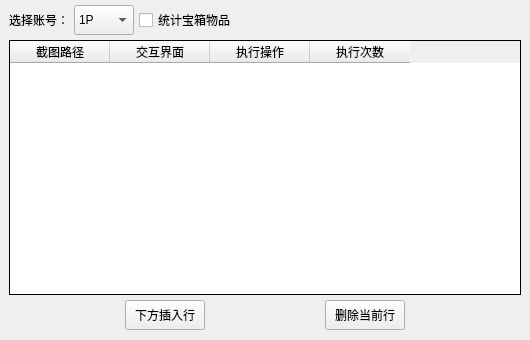
<?xml version="1.0" encoding="UTF-8"?>
<ui version="4.0">
 <class>UseStuffParam</class>
 <widget class="QWidget" name="UseStuffParam">
  <property name="geometry">
   <rect>
    <x>0</x>
    <y>0</y>
    <width>530</width>
    <height>340</height>
   </rect>
  </property>
  <property name="windowTitle">
   <string>Form</string>
  </property>
  <layout class="QVBoxLayout" name="verticalLayout_top">
   <property name="spacing">
    <number>5</number>
   </property>
   <property name="leftMargin">
    <number>0</number>
   </property>
   <property name="topMargin">
    <number>5</number>
   </property>
   <property name="rightMargin">
    <number>0</number>
   </property>
   <property name="bottomMargin">
    <number>10</number>
   </property>
   <item>
    <widget class="QWidget" name="widget_select_player" native="true">
     <layout class="QHBoxLayout" name="horizontalLayout_select_player">
      <property name="spacing">
       <number>5</number>
      </property>
      <property name="topMargin">
       <number>0</number>
      </property>
      <property name="bottomMargin">
       <number>0</number>
      </property>
      <item>
       <widget class="QLabel" name="label_select_player">
        <property name="text">
         <string>选择账号：</string>
        </property>
       </widget>
      </item>
      <item>
       <widget class="QComboBox" name="comboBox_select_player">
        <property name="minimumSize">
         <size>
          <width>60</width>
          <height>30</height>
         </size>
        </property>
        <item>
         <property name="text">
          <string>1P</string>
         </property>
        </item>
        <item>
         <property name="text">
          <string>2P</string>
         </property>
        </item>
       </widget>
      </item>
      <item>
       <widget class="QCheckBox" name="checkBox_count_chest_stuff">
        <property name="text">
         <string>统计宝箱物品</string>
        </property>
       </widget>
      </item>
      <item>
       <spacer name="horizontalSpacer_select_player">
        <property name="orientation">
         <enum>Qt::Horizontal</enum>
        </property>
        <property name="sizeHint" stdset="0">
         <size>
          <width>398</width>
          <height>20</height>
         </size>
        </property>
       </spacer>
      </item>
     </layout>
    </widget>
   </item>
   <item>
    <widget class="QWidget" name="widget_stuff_list" native="true">
     <layout class="QVBoxLayout" name="verticalLayout_stuff_list">
      <property name="spacing">
       <number>5</number>
      </property>
      <property name="topMargin">
       <number>0</number>
      </property>
      <property name="bottomMargin">
       <number>0</number>
      </property>
      <item>
       <widget class="QTableWidget" name="tableWidget_stuff_list">
        <property name="frameShape">
         <enum>QFrame::Box</enum>
        </property>
        <property name="frameShadow">
         <enum>QFrame::Plain</enum>
        </property>
        <property name="lineWidth">
         <number>1</number>
        </property>
        <property name="horizontalScrollBarPolicy">
         <enum>Qt::ScrollBarAlwaysOff</enum>
        </property>
        <column>
         <property name="text">
          <string>截图路径</string>
         </property>
         <property name="toolTip">
          <string>选择待使用物品的截图路径。当选择文件夹时，表示对该文件夹下所有物品执行操作</string>
         </property>
        </column>
        <column>
         <property name="text">
          <string>交互界面</string>
         </property>
        </column>
        <column>
         <property name="text">
          <string>执行操作</string>
         </property>
        </column>
        <column>
         <property name="text">
          <string>执行次数</string>
         </property>
         <property name="toolTip">
          <string>当填入-1时，表示执行操作直到消耗完</string>
         </property>
        </column>
       </widget>
      </item>
      <item>
       <widget class="QWidget" name="widget_edit_btn" native="true">
        <layout class="QHBoxLayout" name="horizontalLayout_edit_btn">
         <property name="spacing">
          <number>5</number>
         </property>
         <property name="leftMargin">
          <number>0</number>
         </property>
         <property name="topMargin">
          <number>0</number>
         </property>
         <property name="rightMargin">
          <number>0</number>
         </property>
         <property name="bottomMargin">
          <number>0</number>
         </property>
         <item>
          <spacer name="horizontalSpacer_edit_btn_1">
           <property name="orientation">
            <enum>Qt::Horizontal</enum>
           </property>
           <property name="sizeHint" stdset="0">
            <size>
             <width>108</width>
             <height>20</height>
            </size>
           </property>
          </spacer>
         </item>
         <item>
          <widget class="QPushButton" name="pushButton_insert_row">
           <property name="minimumSize">
            <size>
             <width>80</width>
             <height>30</height>
            </size>
           </property>
           <property name="text">
            <string>下方插入行</string>
           </property>
          </widget>
         </item>
         <item>
          <spacer name="horizontalSpacer_edit_btn_2">
           <property name="orientation">
            <enum>Qt::Horizontal</enum>
           </property>
           <property name="sizeHint" stdset="0">
            <size>
             <width>107</width>
             <height>20</height>
            </size>
           </property>
          </spacer>
         </item>
         <item>
          <widget class="QPushButton" name="pushButton_delete_row">
           <property name="minimumSize">
            <size>
             <width>80</width>
             <height>30</height>
            </size>
           </property>
           <property name="text">
            <string>删除当前行</string>
           </property>
          </widget>
         </item>
         <item>
          <spacer name="horizontalSpacer_edit_btn_3">
           <property name="orientation">
            <enum>Qt::Horizontal</enum>
           </property>
           <property name="sizeHint" stdset="0">
            <size>
             <width>108</width>
             <height>20</height>
            </size>
           </property>
          </spacer>
         </item>
        </layout>
       </widget>
      </item>
     </layout>
    </widget>
   </item>
  </layout>
 </widget>
 <resources/>
 <connections/>
</ui>
